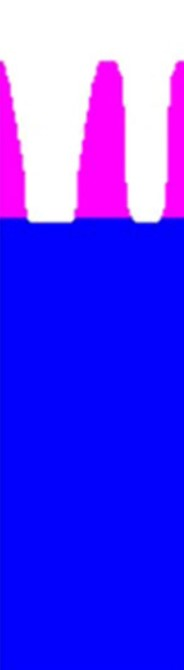
#> input picture benchmark/hard_mask_KLA3.jpg, 184 x 670 px
$ jupyter execute --allow-errors runtest.ipynb
#> lines starting #> are read from the running program, lines starting #| are printed output that depends on the picture
### src/particleGenerator.py
import numpy as np

def max_velocity_u(random1, random2):
    return np.sqrt(-np.log(random1))*(np.cos(2*np.pi*random2))

def max_velocity_w(random1, random2):
    return np.sqrt(-np.log(random1))*(np.sin(2*np.pi*random2))

def max_velocity_v(random3):
    return -np.sqrt(-np.log(random3))

# cellDimension[cellSizeX, cellSizeY, cellSizeZ, celllength]
# [27 lines left out: functions posGenerator, posGenerator_full, posGenerator_top, posGenerator_benchmark, not called in this run]

def velGenerator_maxwell_normal(IN):
    Random1 = np.random.rand(IN)
    Random2 = np.random.rand(IN)
    Random3 = np.random.rand(IN)
    velosity_matrix = np.array([max_velocity_u(Random1, Random2), \
                                max_velocity_w(Random1, Random2), \
                                    max_velocity_v(Random3)]).T

    energy = np.linalg.norm(velosity_matrix, axis=1)
    velosity_matrix[:,0] = np.divide(velosity_matrix[:,0], energy)
    velosity_matrix[:,1] = np.divide(velosity_matrix[:,1], energy)
    velosity_matrix[:,2] = np.divide(velosity_matrix[:,2], energy)

    return velosity_matrix

# [36 lines left out: functions velGenerator_maxwell_normal_nolength, velGenerator_updown_normal, velGenerator_benchmark_normal, not called in this run]

# particle array
# particle_ratio_list = np.array([])

# generator type
# [[counts, typeID, distribution, Energy]]
# particle_list = [[int(1e3), 1, 'maxwell', 50], [int(1e3), 2, 'undown', 50]]
def vel_generator(particle_list):
    vel_type_shuffle = np.zeros((1, 5))
    for i in particle_list:
        particle_matrix = np.zeros((i[0], 5))
        print('generator particle counts:{}, type:{}, distribution:{}, energy:{}'.format(i[0], i[1], i[2], i[3]))
        if i[2] == 'maxwell':
            velosity_matrix = velGenerator_maxwell_normal(i[0])
        elif i[2] == 'updown':
            velosity_matrix = velGenerator_updown_normal(i[0])
        else:
            print('type error')
            return 0
        particle_matrix[:, :3] = velosity_matrix
        particle_matrix[:, 3] = i[3]
        particle_matrix[:, -1] = i[1]
        vel_type_shuffle = np.vstack((vel_type_shuffle, particle_matrix))
    vel_type_shuffle = vel_type_shuffle[1:,:]
    np.random.shuffle(vel_type_shuffle)

    return vel_type_shuffle

# [20 lines left out: function vel_generator_nolength, not called in this run]

### src/postProcess.py
import numpy as np
import pyvista as pv
from numba import jit, prange


# [10 lines left out: function layerLoop, not called in this run]

def PostProcess_multiLayer(film, colors=['dimgray', 'yellow', 'cyan'], labels=['Si', 'SiClx', 'Mask']):
    if film.shape[3] > len(colors) or film.shape[3] > len(labels):
        print('error: please set colors or labels')
        return 0
    geom = pv.Box()
    p = pv.Plotter()

    layer =layerLoop(film)

    for ci in range(film.shape[3]):
        layerCube = np.argwhere(layer == ci+1)
        if layerCube.size != 0:
            layermesh = pv.PolyData(layerCube)
            layermesh["radius"] = np.ones(layerCube.shape[0])*0.5
            layerglyphed = layermesh.glyph(scale="radius", geom=geom, orient=False) # progress_bar=True)
            p.add_mesh(layerglyphed, color=colors[ci], label=labels[ci])
    p.enable_eye_dome_lighting()
    p.add_legend()
    p.show()

# [65 lines left out: functions PostProcess, surface_vector, transfer_to_plane, surface_vector_normal_array, not called in this run]

### benchmark/runtest.ipynb
[cell 1]
import sys
sys.path.append("../")  # 确保根目录在 sys.path 中
from PIL import Image
import pyvista as pv
import numpy as np
import matplotlib.pyplot as plt
import os
os.environ["KMP_DUPLICATE_LIB_OK"] = "TRUE"

import src.postProcess as PostProcess
import src.particleGenerator as particleGenerator

[cell 2]
import SimProfile

[cell 3]
react_table_equation = np.array([
    [
        [-1, 1, 0, 0, 0],
        [0, -1, 1, 0, 0],
        [0, 0, -1, 1, 0],
        [0, 0, 0, -1, 0],
        [0, 0, 0, 0, 0]
    ],
    [
        [-1, 0, 0, 0, 0],
        [0, -1, 0, 0, 0],
        [0, 0, -1, 0, 0],
        [0, 0, 0, -1, 0],
        [0, 0, 0, 0, -1]
    ]
])


react_type_table = np.array([[1, 1, 1, 4, 0], # 1: chlorination  # 0: no reaction  # 4: Themal etch
                            [2, 2, 2, 2, 2], # 2 for physics and chemical sputtering
                            [3, 3, 3, 3, 3]])

react_prob_chemical = np.array([1.0, 0.0, 0.0, 0.0, 0.0])
react_yield_p0 = np.array([0.30, 0.30, 0.30, 0.30, 0.30])


rn_coeffcients = np.array([[0.9423, 0.9434, 2.742, 3.026],
                            [0.9620, 0.9608, 2.542, 3.720],
                            [0.9458, 0.9445, 2.551, 3.735],
                            [1.046, 1.046, 2.686, 4.301]])

[cell 4]
# 读取图像为灰度模式
image = Image.open("./hard_mask_KLA3.jpg").convert("L")
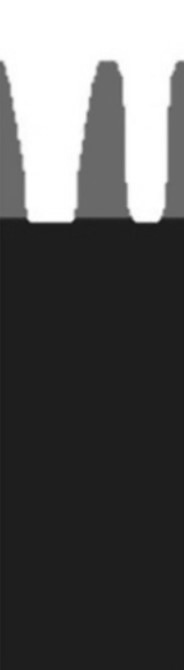
#> image: PIL image 184x670 L; min 26, max 255, mean 89.4
# 转换为 NumPy 数组
HardMasK = np.array(image)

[cell 5]
plt.imshow(HardMasK, cmap="gray")  # 指定灰度色彩映射
plt.colorbar()  # 显示颜色条（可选）
# plt.title("Grayscale Image")
plt.axis("off")  # 不显示坐标轴
plt.show()
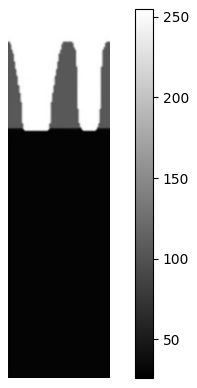
#> figure drawn by matplotlib, 2 panels

[cell 6]
# Hard mask
film = np.zeros((20, HardMasK.shape[1], HardMasK.shape[0], 5), dtype=np.int32)
density = 20
for i in range(HardMasK.shape[1]):
    for j in range(HardMasK.shape[0]):
        if HardMasK[j, i] < 80: # Si
            film[:, i, -j, 0] = density
        if HardMasK[j, i] >= 80 and HardMasK[j, i] < 120: # HM
            film[:, i, -j, -1] = density

film[:, :, :450, -1] = 0
# film[:, :, :60, -1] = 0
film[:, :, :2, -1] = density

[cell 7]
Cell_dtype = np.dtype([
    ('id', np.int32),
    ('index', np.int32, (3,)),
    ('film', np.int32, (5,)),
    ('normal', np.float64, (3,))
], align=True)  # 添加 align=True

cell = np.zeros((20, HardMasK.shape[1], HardMasK.shape[0]), dtype=Cell_dtype)

cell['film'] = film

[cell 8]
cell[10, 10:15, 10]['film']

[cell 9]
def scanZ_numpy_bool(film):
    # 初始化一个全零的表面数组
    surface_sparse_depo = np.zeros_like(film, dtype=np.bool_)

    # depo 条件
    current_plane = film != 0

    # 创建邻居布尔索引数组
    neighbors = np.zeros_like(film, dtype=bool)

    # 获取周围邻居的布尔索引
    neighbors[1:, :, :] |= film[:-1, :, :] == 0  # 上面
    neighbors[:-1, :, :] |= film[1:, :, :] == 0  # 下面
    neighbors[:, 1:, :] |= film[:, :-1, :] == 0  # 左边
    neighbors[:, :-1, :] |= film[:, 1:, :] == 0  # 右边
    neighbors[:, :, 1:] |= film[:, :, :-1] == 0  # 前面
    neighbors[:, :, :-1] |= film[:, :, 1:] == 0  # 后面

    # 获取满足条件的索引
    condition_depo = current_plane & neighbors

    # 更新表面稀疏张量
    surface_sparse_depo[condition_depo] = True

    return surface_sparse_depo

def scanZ_vacuum_numpy_bool(film):
    # 初始化一个全零的表面数组
    surface_sparse_depo = np.zeros_like(film, dtype=np.bool_)

    # depo 条件
    current_plane = film == 0

    # 创建邻居布尔索引数组
    neighbors = np.zeros_like(film, dtype=bool)

    # 获取周围邻居的布尔索引
    neighbors[1:, :, :] |= film[:-1, :, :] > 0  # 上面
    neighbors[:-1, :, :] |= film[1:, :, :] > 0  # 下面
    neighbors[:, 1:, :] |= film[:, :-1, :] > 0  # 左边
    neighbors[:, :-1, :] |= film[:, 1:, :] > 0  # 右边
    neighbors[:, :, 1:] |= film[:, :, :-1] > 0  # 前面
    neighbors[:, :, :-1] |= film[:, :, 1:] > 0  # 后面

    # 获取满足条件的索引
    condition_depo = current_plane & neighbors

    # 更新表面稀疏张量
    surface_sparse_depo[condition_depo] = True

    return surface_sparse_depo

def scanZ_underSurface_bool(film):
    # 初始化一个全零的表面数组
    surface_sparse_depo = np.zeros_like(film, dtype=np.bool_)

    # depo 条件
    current_plane = film == 3

    # 创建邻居布尔索引数组
    neighbors = np.zeros_like(film, dtype=bool)

    # 获取周围邻居的布尔索引
    neighbors[1:, :, :] |= film[:-1, :, :] == 1  # 上面
    neighbors[:-1, :, :] |= film[1:, :, :] == 1  # 下面
    neighbors[:, 1:, :] |= film[:, :-1, :] == 1  # 左边
    neighbors[:, :-1, :] |= film[:, 1:, :] == 1  # 右边
    neighbors[:, :, 1:] |= film[:, :, :-1] == 1  # 前面
    neighbors[:, :, :-1] |= film[:, :, 1:] == 1  # 后面

    # 获取满足条件的索引
    condition_depo = current_plane & neighbors

    # 更新表面稀疏张量
    surface_sparse_depo[condition_depo] = True

    return surface_sparse_depo

def get_normal_from_index( film_label_index_normal_mirror, film_label_index_normal, mirrorGap, point):
    x, y, z = point
    x += mirrorGap
    y += mirrorGap
    grid_cube = film_label_index_normal_mirror[x-3:x+4, y-3:y+4, z-3:z+4]

    plane_bool = grid_cube[:, :, :, 0] == 1
    positions = grid_cube[plane_bool][:, 1:4]

    xmn = np.mean(positions[:, 0])
    ymn = np.mean(positions[:, 1])
    zmn = np.mean(positions[:, 2])
    c = positions - np.stack([xmn, ymn, zmn])
    cov = np.dot(c.T, c)

    # SVD 分解协方差矩阵
    u, s, vh = np.linalg.svd(cov)

    # 最小特征值对应的特征向量
    normal = u[:, -1]  # 最小特征值的特征向量是最后一列

    x -= mirrorGap
    y -= mirrorGap
    film_label_index_normal[x, y, z, -3:] = normal
    return film_label_index_normal

def update_surface_mirror(surface_etching,surface_etching_mirror, mirrorGap, cellSizeX, cellSizeY):
    surface_etching_mirror[mirrorGap:mirrorGap+cellSizeX, mirrorGap:mirrorGap+cellSizeY, :] = surface_etching
    surface_etching_mirror[:mirrorGap, mirrorGap:mirrorGap+cellSizeY, :] = surface_etching[-mirrorGap:, :, :]
    surface_etching_mirror[-mirrorGap:, mirrorGap:mirrorGap+cellSizeY, :] = surface_etching[:mirrorGap, :, :]
    surface_etching_mirror[mirrorGap:mirrorGap+cellSizeX, :mirrorGap, :] = surface_etching[:, -mirrorGap:, :]
    surface_etching_mirror[mirrorGap:mirrorGap+cellSizeX:, -mirrorGap:, :] = surface_etching[:, :mirrorGap, :]
    surface_etching_mirror[:mirrorGap, :mirrorGap, :] = surface_etching[-mirrorGap:, -mirrorGap:, :]
    surface_etching_mirror[:mirrorGap, -mirrorGap:, :] = surface_etching[-mirrorGap:, :mirrorGap, :]
    surface_etching_mirror[-mirrorGap:, :mirrorGap, :] = surface_etching[:mirrorGap, -mirrorGap:, :]
    surface_etching_mirror[-mirrorGap:, -mirrorGap:, :] = surface_etching[:mirrorGap, :mirrorGap, :]

    return surface_etching_mirror

def build_film_label_index_normal( sumfilm, mirrorGap):
    surface_film = scanZ_numpy_bool(sumfilm)
    vacuum_film = scanZ_vacuum_numpy_bool(sumfilm)

    film_label = np.zeros_like(sumfilm)

    solid_mask = sumfilm != 0
    film_label[solid_mask] = 3
    film_label[surface_film] = 1
    undersurface_film = scanZ_underSurface_bool(film_label)
    film_label[undersurface_film] = 2
    film_label[vacuum_film] = -1

    film_label_index_normal = np.zeros((film_label.shape[0], film_label.shape[1], film_label.shape[2], 7))

    for i in range(film_label_index_normal.shape[0]):
        for j in range(film_label_index_normal.shape[1]):
            for k in range(film_label_index_normal.shape[2]):
                film_label_index_normal[i, j, k, 0] = film_label[i, j, k]
                film_label_index_normal[i, j, k, 1] = i
                film_label_index_normal[i, j, k, 2] = j
                film_label_index_normal[i, j, k, 3] = k

    cellSizeX, cellSizeY, cellSizeZ = sumfilm.shape
    film_label_index_normal_mirror = np.zeros((cellSizeX+int(mirrorGap*2), cellSizeY+int(mirrorGap*2), cellSizeZ, 7))
    film_label_index_normal_mirror = update_surface_mirror(film_label_index_normal, film_label_index_normal_mirror, mirrorGap, cellSizeX, cellSizeY)

    surface_point = np.array(np.where(film_label_index_normal[:, :, :, 0] == 1)).T

    print(surface_point.shape)
    for i in range(surface_point.shape[0]):
        # print(surface_point[i])
        film_label_index_normal = get_normal_from_index(film_label_index_normal_mirror, film_label_index_normal, mirrorGap, surface_point[i])
    return film_label_index_normal

[cell 10]
sumFilm = np.sum(film, axis=-1)
mirrorGap = 3
cellSizeX, cellSizeY, cellSizeZ = sumFilm.shape
#> cellSizeX = 20; cellSizeY = 184; cellSizeZ = 670
film_label_index_normal = build_film_label_index_normal(sumFilm, mirrorGap)
#| (14540, 3)
film_label_index_normal_mirror = np.zeros((cellSizeX+int(mirrorGap*2), cellSizeY+int(mirrorGap*2), cellSizeZ, 7))
film_label_index_normal_mirror = update_surface_mirror(film_label_index_normal, film_label_index_normal_mirror, mirrorGap, cellSizeX, cellSizeY)

[cell 11]
film_mirror = np.zeros((film.shape[0]+int(mirrorGap*2), film.shape[1]+int(mirrorGap*2), film.shape[2], film.shape[3]))
film_mirror= update_surface_mirror(film, film_mirror, mirrorGap, cellSizeX, cellSizeY)

[cell 12]
np.any(film_label_index_normal_mirror[:, :, 620, 0] == 1)
#> Out = False

[cell 13]
np.all(film[:, :, 450, :] == 0)
#> Out = False

[cell 14]
cell = np.zeros((film_label_index_normal_mirror.shape[0],
                 film_label_index_normal_mirror.shape[1],
                 film_label_index_normal_mirror.shape[2]), dtype=Cell_dtype)

cell['id'] = film_label_index_normal_mirror[:,:,:,0]
cell['normal'] = film_label_index_normal_mirror[:,:,:,-3:]
cell['film'] = film_mirror
cell['index'] = film_label_index_normal_mirror[:,:,:,1:4]

[cell 15]
print(cell['film'].shape)
#| (26, 190, 670, 5)
print(cell['id'].shape)
#| (26, 190, 670)
print(cell['normal'].shape)
#| (26, 190, 670, 3)
print(cell['index'].shape)
#| (26, 190, 670, 3)

#> (a cell that did not finish here is left out)

#> (a cell that did not finish here is left out)

#> (a cell that did not finish here is left out)

[cell 19]
def posGenerator_top_nolength(IN, cellSizeX, cellSizeY, cellSizeZ):
    emptyZ = 70
    position_matrix = np.array([np.random.rand(IN)*cellSizeX, \
                                np.random.rand(IN)*cellSizeY, \
                                np.random.uniform(0, emptyZ, IN) + cellSizeZ - emptyZ], dtype=np.double).T
    return position_matrix

[cell 20]
# particle_list = [[int(1e6), 0, 'maxwell', 50], [int(4e5), 1, 'updown', 50]]
# particle_list = [[int(1e6), 0, 'maxwell', 50], [int(1e6), 1, 'maxwell', 60]]
N = int(1e6)
particle_list = [[N, 1, 'maxwell', 50]]
vel_matrix = particleGenerator.vel_generator(particle_list)

pos = posGenerator_top_nolength(N, 26, 190, 670)
# pos = posGenerator_top_nolength(N, 100, 100, 100)
# pos = posGenerator_top_nolength(N, 50, 100, 100)
pos = np.ascontiguousarray(pos, dtype=np.double)
vel = vel_matrix[:, :3].copy()
vel = np.ascontiguousarray(vel, dtype=np.double)
id  = vel_matrix[:, -1].astype(np.int32).copy()
E  = vel_matrix[:, -2].copy()

#> (a cell that did not finish here is left out)

#> (a cell that did not finish here is left out)

#> (a cell that did not finish here is left out)

#> (a cell that did not finish here is left out)

#> (a cell that did not finish here is left out)

[cell 26]
from numba import jit, prange

@jit(nopython=True)
def transfer_to_plane(film_label_index_normal):
    plane = np.zeros((film_label_index_normal.shape[0]*film_label_index_normal.shape[1]*film_label_index_normal.shape[2], 6))
    count = 0
    for i in range(film_label_index_normal.shape[0]):
        for j in range(film_label_index_normal.shape[1]):
            for k in range(film_label_index_normal.shape[2]):
                if film_label_index_normal[i,j,k]['id'] == 1:
                    plane[count, :3] = film_label_index_normal[i,j,k]['normal']
                    plane[count, 3:6] = i, j, k
                    count += 1
    return plane[:count]

@jit(nopython=True)
def layerLoop(film):
    layer = np.zeros((film.shape[0],film.shape[1],film.shape[2]))
    for i in range(film.shape[0]):
        for j in range(film.shape[1]):
            for k in range(film.shape[2]):
                for c in range(film.shape[3]):
                    if np.sum(film[i, j, k]) > 0:
                        layer[i, j, k] = np.argmax(film[i, j, k]) + 1
    return layer

color_names = ['dimgray', 'blue', 'red', 'green','cyan', 'black', 'white','yellow', 'brown', 'magenta', 'orange', 'purple', 'pink', 'gray']
labels = ['Si', 'SiCl1', 'SiCl2', 'SiCl3', 'mask']

#> (the rest of this cell did not finish here and is left out)

[cell 27]
color_names = ['dimgray', 'blue', 'red', 'green','cyan', 'black', 'white','yellow', 'brown', 'magenta', 'orange', 'purple', 'pink', 'gray']
labels = ['Si', 'SiCl1', 'SiCl2', 'SiCl3', 'mask']
PostProcess.PostProcess_multiLayer(cell['film'], colors=color_names, labels=labels)
#> (the call stopped at in PostProcess_multiLayer, `geom = pv.Box()`: pyvista is not available in this run)
